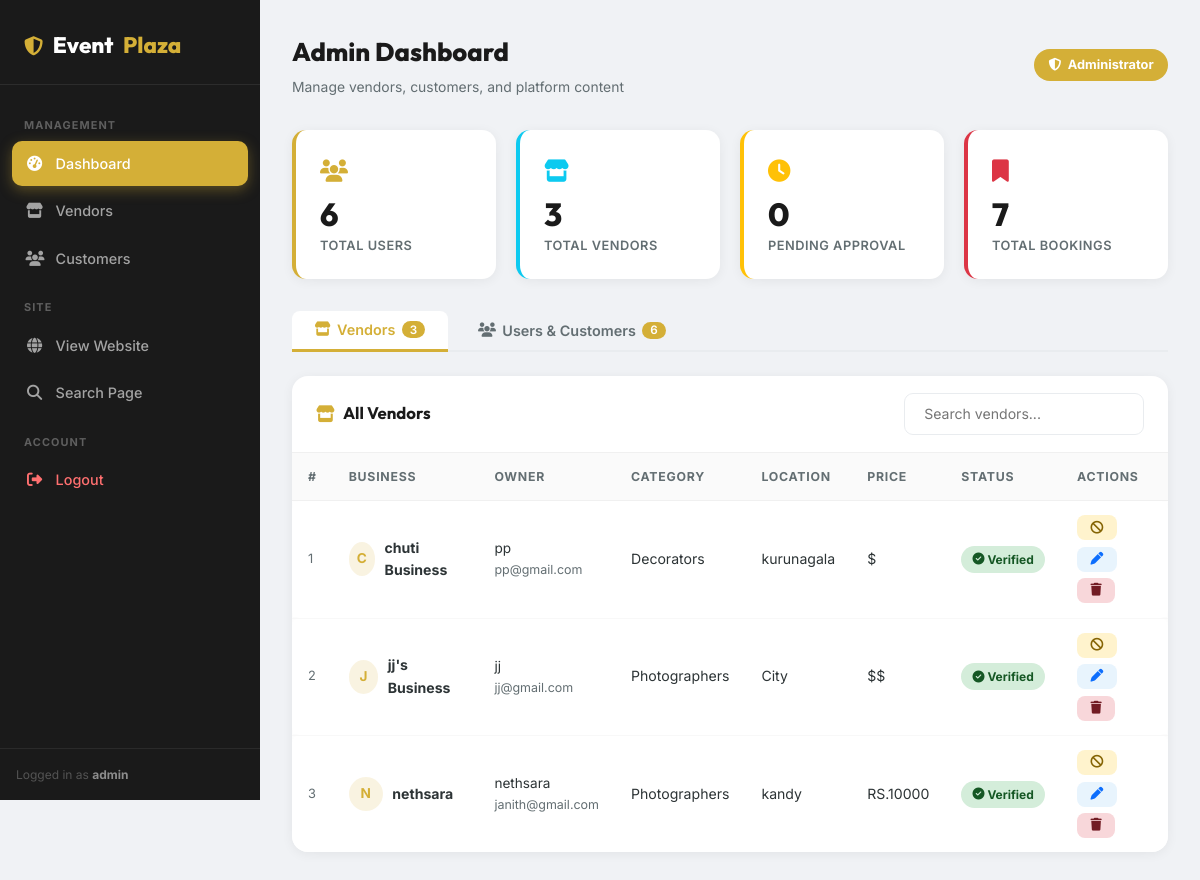
Page /admin/dashboard.php (signed in) on the committed database.
### tables this page shows
CREATE TABLE `vendors` (
  `id` int(11) NOT NULL,
  `user_id` int(11) NOT NULL,
  `category_id` int(11) NOT NULL,
  `business_name` varchar(100) NOT NULL,
  `description` text DEFAULT NULL,
  `price_range` varchar(50) DEFAULT NULL,
  `location` varchar(100) DEFAULT NULL,
  `profile_image` varchar(255) DEFAULT NULL,
  `is_verified` tinyint(1) DEFAULT 0,
  `availability_calendar` text DEFAULT NULL,
  `created_at` timestamp NOT NULL DEFAULT current_timestamp(),
  `phone` varchar(30) DEFAULT NULL,
  `website` varchar(255) DEFAULT NULL,
  `facebook` varchar(255) DEFAULT NULL,
  `instagram` varchar(255) DEFAULT NULL,
  `whatsapp` varchar(30) DEFAULT NULL,
  `years_exp` int(11) DEFAULT NULL,
  `events_done` int(11) DEFAULT NULL
);

CREATE TABLE `users` (
  `id` int(11) NOT NULL,
  `username` varchar(50) NOT NULL,
  `email` varchar(100) NOT NULL,
  `password` varchar(255) NOT NULL,
  `role` enum('admin','vendor','customer') NOT NULL,
  `created_at` timestamp NOT NULL DEFAULT current_timestamp()
);

CREATE TABLE `categories` (
  `id` int(11) NOT NULL,
  `name` varchar(100) NOT NULL,
  `image` varchar(255) DEFAULT NULL,
  `description` text DEFAULT NULL
);

### admin/dashboard.php (the view, shortened to what this page needs)
<?php
include '../includes/db.php';
$total_users    = $pdo->query("SELECT COUNT(*) FROM users")->fetchColumn();
$total_vendors  = $pdo->query("SELECT COUNT(*) FROM vendors")->fetchColumn();
$total_bookings = $pdo->query("SELECT COUNT(*) FROM bookings")->fetchColumn();
$pending_count  = $pdo->query("SELECT COUNT(*) FROM vendors WHERE is_verified = 0")->fetchColumn();
$all_vendors = $pdo->query("
    SELECT v.*, c.name AS cat_name, u.email AS owner_email, u.username AS owner_username
    FROM vendors v
    JOIN categories c ON v.category_id = c.id
    JOIN users u ON v.user_id = u.id
    ORDER BY v.created_at DESC
")->fetchAll();
$all_users = $pdo->query("
    SELECT * FROM users ORDER BY created_at DESC
")->fetchAll();
?>
<!DOCTYPE html>
<html lang="en">
<head>
    <link rel="stylesheet" href="https://cdnjs.cloudflare.com/ajax/libs/font-awesome/6.4.0/css/all.min.css">
    <link rel="stylesheet" href="../assets/css/style.css">
</head>
<body>
<div class="adm-wrap">
    <aside class="adm-sidebar">
        <div class="adm-sidebar-logo">
            <i class="fas fa-shield-alt"></i>
            Event<span>Plaza</span>
        </div>
        <nav class="adm-nav">
            <div class="adm-nav-label">Management</div>
            <a href="dashboard.php" class="active"><i class="fas fa-tachometer-alt"></i> Dashboard</a>
            <a href="#vendors-tab" onclick="switchTab('vendors')"><i class="fas fa-store"></i> Vendors</a>
            <a href="#users-tab" onclick="switchTab('users')"><i class="fas fa-users"></i> Customers</a>
            <div class="adm-nav-label">Site</div>
            <a href="../index.php" target="_blank"><i class="fas fa-globe"></i> View Website</a>
            <a href="../search.php" target="_blank"><i class="fas fa-search"></i> Search Page</a>
            <div class="adm-nav-label">Account</div>
            <a href="../logout.php" class="danger"><i class="fas fa-sign-out-alt"></i> Logout</a>
        </nav>
        <div style="padding:1rem; font-size:.75rem; color:rgba(255,255,255,.25); border-top:1px solid rgba(255,255,255,.07);">
            Logged in as <strong style="color:rgba(255,255,255,.5);"><?= htmlspecialchars($_SESSION['username']) ?></strong>
        </div>
    </aside>
    <main class="adm-main">
        <div class="adm-topbar">
            <div>
                <div class="adm-page-title">Admin Dashboard</div>
                <div class="adm-page-sub">Manage vendors, customers, and platform content</div>
            </div>
            <div class="adm-admin-badge"><i class="fas fa-shield-alt"></i> Administrator</div>
        </div>
        <div class="adm-stats">
            <div class="adm-stat-card">
                <div class="adm-stat-icon"><i class="fas fa-users"></i></div>
                <div class="adm-stat-num"><?= $total_users ?></div>
                <div class="adm-stat-lbl">Total Users</div>
            </div>
            <div class="adm-stat-card info">
                <div class="adm-stat-icon"><i class="fas fa-store"></i></div>
                <div class="adm-stat-num"><?= $total_vendors ?></div>
                <div class="adm-stat-lbl">Total Vendors</div>
            </div>
            <div class="adm-stat-card warn">
                <div class="adm-stat-icon"><i class="fas fa-clock"></i></div>
                <div class="adm-stat-num"><?= $pending_count ?></div>
                <div class="adm-stat-lbl">Pending Approval</div>
            </div>
            <div class="adm-stat-card dang">
                <div class="adm-stat-icon"><i class="fas fa-bookmark"></i></div>
                <div class="adm-stat-num"><?= $total_bookings ?></div>
                <div class="adm-stat-lbl">Total Bookings</div>
            </div>
        </div>
        <div class="adm-tabs" id="adm-tabs">
            <button class="adm-tab active" onclick="switchTab('vendors')" id="tab-vendors">
                <i class="fas fa-store"></i> Vendors
                <span class="adm-tab-count"><?= count($all_vendors) ?></span>
            </button>
            <button class="adm-tab" onclick="switchTab('users')" id="tab-users">
                <i class="fas fa-users"></i> Users & Customers
                <span class="adm-tab-count"><?= count($all_users) ?></span>
            </button>
        </div>
        <div class="adm-panel show" id="panel-vendors">
            <div class="adm-card">
                <div class="adm-card-header">
                    <div class="adm-card-title"><i class="fas fa-store"></i> All Vendors</div>
                    <input type="text" class="adm-table-search" placeholder="Search vendors..." onkeyup="filterTable(this,'vendor-tbody')">
                </div>
                <div class="adm-table-wrap">
                    <table class="adm-table">
                        <thead>
                            <tr>
                                <th>#</th>
                                <th>Business</th>
                                <th>Owner</th>
                                <th>Category</th>
                                <th>Location</th>
                                <th>Price</th>
                                <th>Status</th>
                                <th>Actions</th>
                            </tr>
                        </thead>
                        <tbody id="vendor-tbody">
                        <?php if($all_vendors): ?>
                            <?php foreach($all_vendors as $i => $v): ?>
                                <tr>
                                    <td style="color:var(--text-light);font-size:.8rem;"><?= $i+1 ?></td>
                                    <td>
                                        <div style="display:flex;align-items:center;gap:.6rem;">
                                            <div class="adm-avatar"><?= strtoupper(substr($v['business_name'],0,1)) ?></div>
                                            <strong><?= htmlspecialchars($v['business_name']) ?></strong>
                                        </div>
                                    </td>
                                    <td>
                                        <div style="font-size:.85rem;"><?= htmlspecialchars($v['owner_username']) ?></div>
                                        <div style="font-size:.78rem;color:var(--text-light);"><?= htmlspecialchars($v['owner_email']) ?></div>
                                    </td>
                                    <td><?= htmlspecialchars($v['cat_name']) ?></td>
                                    <td><?= htmlspecialchars($v['location'] ?: '—') ?></td>
                                    <td><?= htmlspecialchars($v['price_range'] ?: '—') ?></td>
                                    <td>
                                        <?php if($v['is_verified']): ?>
                                            <span class="badge-role badge-verified"><i class="fas fa-check-circle"></i>&nbsp;Verified</span>
                                        <?php else: ?>
                                            <span class="badge-role badge-unverified"><i class="fas fa-clock"></i>&nbsp;Pending</span>
                                        <?php endif; ?>
                                    </td>
                                    <td>
                                        <div style="display:flex;gap:.4rem;flex-wrap:wrap;">
                                            <?php if(!$v['is_verified']): ?>
                                                <a href="dashboard.php?approve=<?= $v['id'] ?>" class="adm-btn adm-btn-ok" title="Approve"><i class="fas fa-check"></i></a>
                                            <?php else: ?>
                                                <a href="dashboard.php?reject=<?= $v['id'] ?>" class="adm-btn adm-btn-warn" title="Revoke"><i class="fas fa-ban"></i></a>
                                            <?php endif; ?>
                                            <a href="dashboard.php?edit_vendor=<?= $v['id'] ?>#edit-vendor-<?= $v['id'] ?>" class="adm-btn adm-btn-edit" title="Edit"><i class="fas fa-pen"></i></a>
                                            <a href="dashboard.php?delete_vendor=<?= $v['id'] ?>" class="adm-btn adm-btn-del" title="Delete" onclick="return confirm('Delete vendor &quot;<?= htmlspecialchars($v['business_name'], ENT_QUOTES) ?>&quot;? This cannot be undone.')"><i class="fas fa-trash"></i></a>
                                        </div>
                                    </td>
                                </tr>
                            <?php endforeach; ?>
                        <?php else: ?>
                            <tr><td colspan="8"><div class="adm-empty"><i class="fas fa-store-slash"></i>No vendors registered yet.</div></td></tr>
                        <?php endif; ?>
                        </tbody>
                    </table>
                </div>
            </div>
        </div>
    </main>
</div>
</body>
</html>

### assets/css/style.css (style rules this page uses)
:root { --primary-color: #D4AF37; --primary-dark: #B5952F; --secondary-color: #1A1A1A; --accent-color: #E63946; --background-color: #F8F9FA; --surface-color: #FFFFFF; --text-color: #2D3436; --text-light: #636E72; --white: #FFFFFF; --font-heading: 'Outfit', sans-serif; --font-body: 'Inter', sans-serif; --spacing-xs: 0.5rem; --spacing-sm: 1rem; --spacing-md: 2rem; --spacing-lg: 4rem; --spacing-xl: 8rem; --shadow-sm: 0 2px 8px rgba(0, 0, 0, 0.05); --shadow-md: 0 8px 16px rgba(0, 0, 0, 0.1); --shadow-lg: 0 16px 32px rgba(0, 0, 0, 0.15); --radius-sm: 8px; --radius-md: 16px; --radius-lg: 24px; --transition: all 0.3s cubic-bezier(0.25, 0.8, 0.25, 1); }
* { margin: 0; padding: 0; box-sizing: border-box; }
body { font-family: var(--font-body); background-color: var(--background-color); color: var(--text-color); line-height: 1.6; overflow-x: hidden; }
a { text-decoration: none; color: inherit; transition: var(--transition); }
table { width: 100%; border-collapse: separate; border-spacing: 0 10px; }
thead th { text-align: left; padding: 1rem; color: var(--text-light); font-weight: 600; border-bottom: 2px solid #f0f0f0; }
tbody tr { background: #fff; box-shadow: 0 2px 5px rgba(0, 0, 0, 0.02); transition: var(--transition); }
tbody td { padding: 1rem; vertical-align: middle; }
tbody td:first-child { border-radius: var(--radius-sm) 0 0 var(--radius-sm); }
tbody td:last-child { border-radius: 0 var(--radius-sm) var(--radius-sm) 0; }

### rows in the picture
vendors: business_name "C", business_name "chuti Business", user.username "pp", user.email "pp@gmail.com", category.name "Decorators", location "kurunagala", price_range "$", is_verified 1 (drawn)
vendors: business_name "J", business_name "jj's Business", user.username "jj", user.email "jj@gmail.com", category.name "Photographers", location "City", price_range "$$", is_verified 1 (drawn)
vendors: business_name "N", business_name "nethsara", user.username "nethsara", user.email "janith@gmail.com", category.name "Photographers", location "kandy", price_range "RS.10000", is_verified 1 (drawn)

### other values in the picture
$_SESSION['username'] "admin"
$total_users "6"
$total_vendors "3"
$pending_count "0"
$total_bookings "7"
count($all_vendors) "3"
count($all_users) "6"
